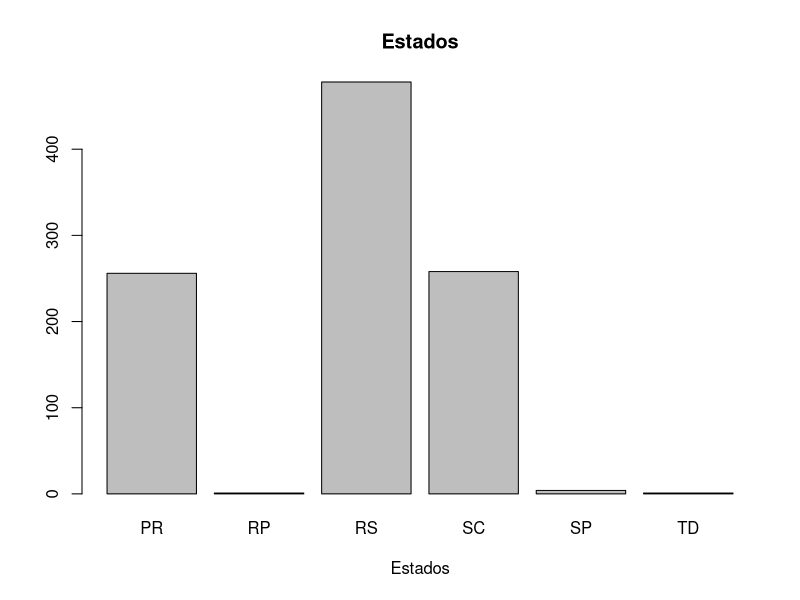
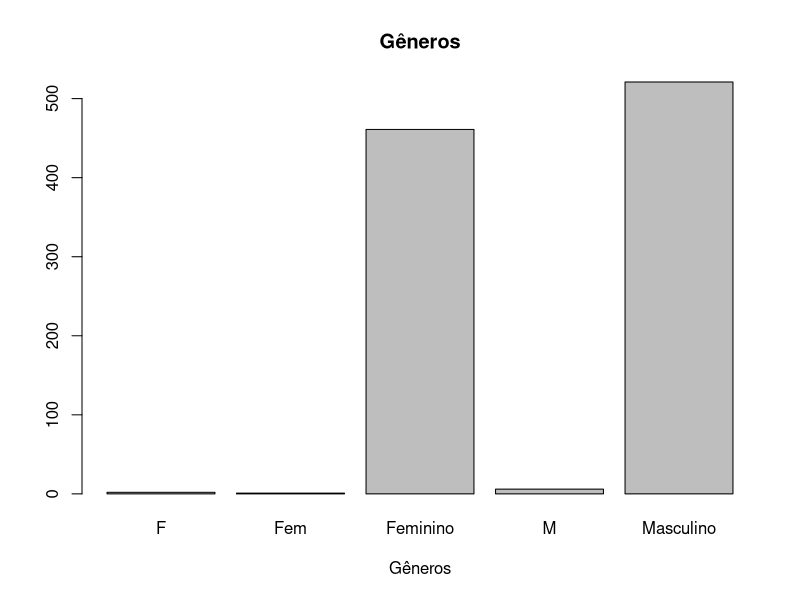
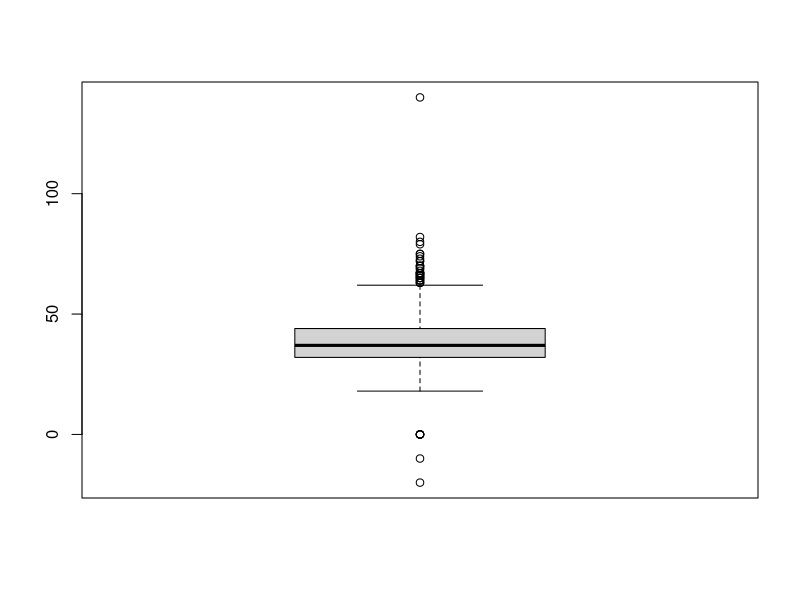
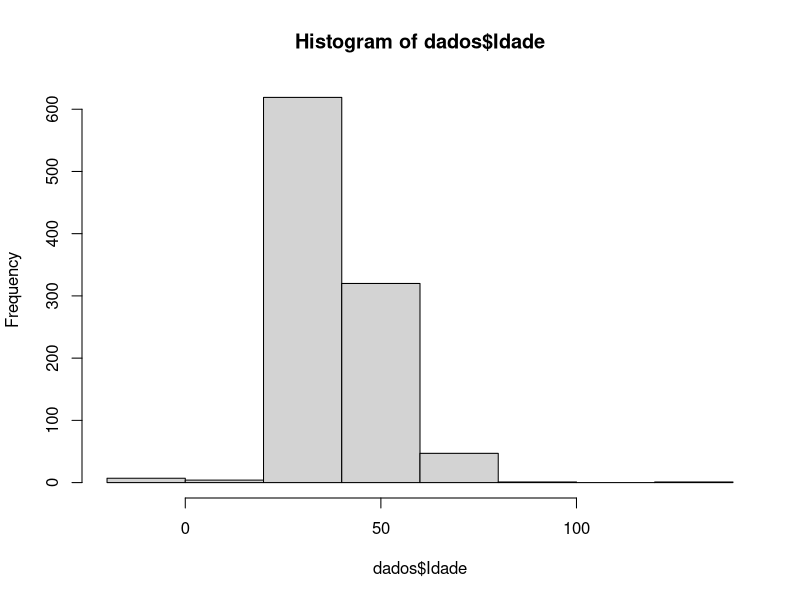
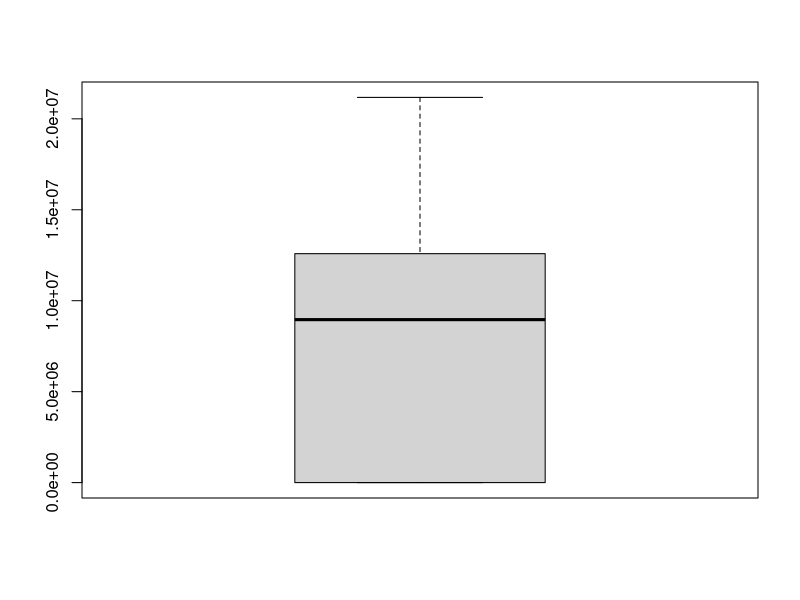
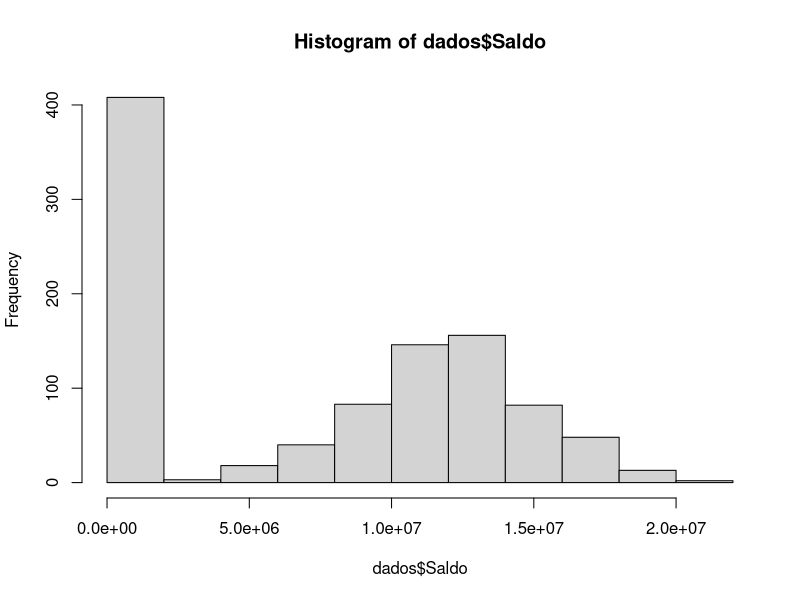
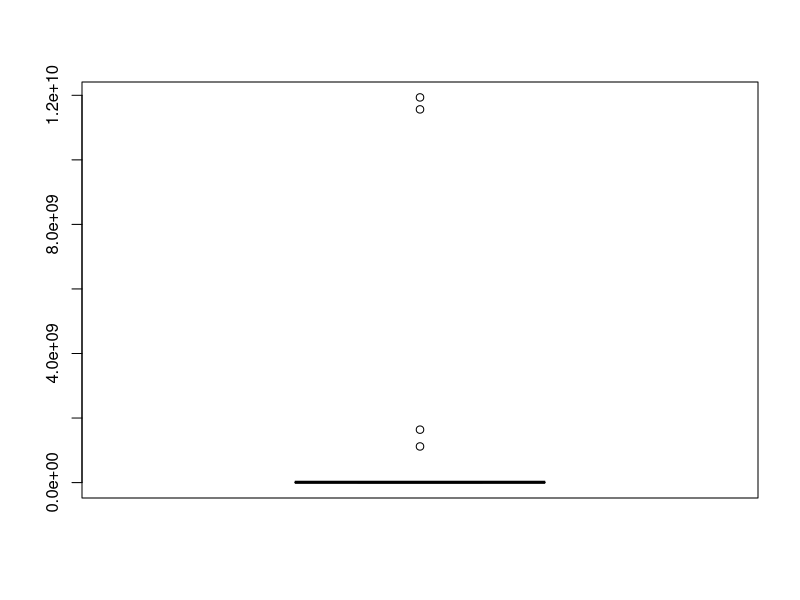
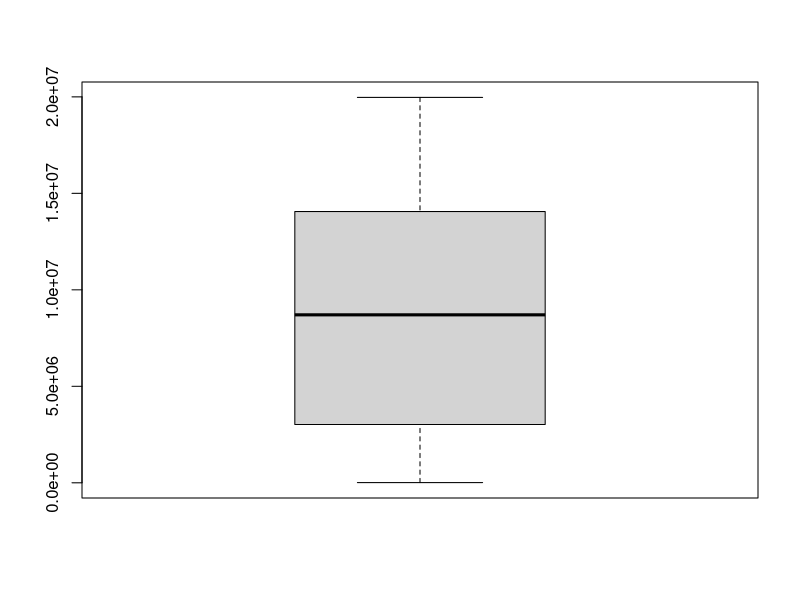

These figures' R source, in order:
# LENDO DADOS DE UM CSV
dados <- read.csv("Churn.csv", sep = ";", na.strings = "", stringsAsFactor = T)
print(dados) # EXIBINDO OS DADOS DO ARQUIVO .CSV
View(dados)  # Usando função de visualização de dados.
head(dados) # CABEÇALHO DOS DADOS (exibe apenas os 6 primeiros registros por default)
summary(dados) # RESUMO DOS DADOS

# Atribuindo nome correto para as colunas
colnames(dados) <- c("Id", "Score", "Estado", "Genero", "Idade",
"Patrimonio", "Saldo", "Produtos", "TemCartCredito", "Ativo", "Salario", "Saiu")
head(dados) # Nesses dados, existem dois tipo de dados categórios (estado e genero)


# Etapa 1: Análise exploratória

# 1.1 Estado (dados categóricos)
counts <- table(dados$Estado)
print(counts) # Criando uma tabela com os estados
barplot(counts, main = "Estados", xlab = "Estados") # função para criar Gráfico de barras

# 1.2 Gênero (dados categóricos)
countsGenero <- table(dados$Genero)
print(countsGenero) # Criando uma tabela com os generos
barplot(countsGenero, main = "Gêneros", xlab = "Gêneros")

# 1.2 Idade
summary(dados$Idade)
boxplot(dados$Idade)
hist(dados$Idade) # Histograma

# 1.3 Saldo
summary(dados$Saldo)
boxplot(dados$Saldo)
hist(dados$Saldo)

# 1.3 Salário
summary(dados$Saldo)
boxplot(dados$Salario)
boxplot(dados$Salario, outline = F)
